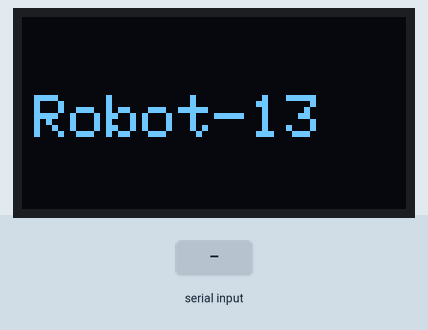
A sketch run on a simulated ESP32. On the bench: 128×64 one-colour display. Inputs (shaded band) come from the test bench. Nothing arrives over Bluetooth unless stated; what the sketch prints to the serial monitor is not drawn.

Above: at 1.2 s.
1.3 s: "5555\n" received over the second serial link
Timing chart, 0 to 4.3 s (numbered marks = the images above; inputs shaded):
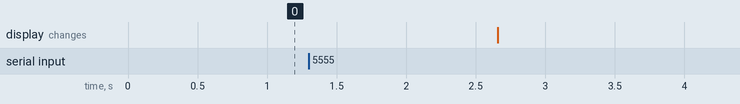

The sketch:

prueba_I2C_bluetooth.ino
```cpp
#include "BluetoothSerial.h" // libreria serial bluetooth
#include <SPI.h>
#include <Wire.h>
#include <Adafruit_GFX.h>
#include <Adafruit_SH110X.h>

#define i2c_Address 0x3c //initialize with the I2C addr 0x3C Typically eBay OLED's
// sda pin 21 scl pin 22
#define ancho 128 // OLED display width, in pixels
#define alto 64 // OLED display height, in pixels
#define OLED_RESET -1   //   QT-PY / XIAO
Adafruit_SH1106G oled = Adafruit_SH1106G(ancho, alto, &Wire, OLED_RESET);


#if !defined(CONFIG_BT_ENABLED) || !defined(CONFIG_BLUEDROID_ENABLED)
#error Bluetooth is not enabled! Please run `make menuconfig` to and enable it
#endif


BluetoothSerial SerialBT; // renombremos bluetoothserial como serialbt


 //variables
String  mensaje1 = "Robot-13";
char mensaje2[5];
String  mensaje3;
int temp;
int ml;


void setup(void) {

  Serial.begin(9600);
  SerialBT.begin("pantalla I2C");                // Bluetooth device name
//  SerialBT.setPin("1234");
//  if (!SerialBT.connect("pantalla I2C"))
//  {
//    SerialBT.print("*U");
//    SerialBT.print("pin");
//    SerialBT.print("*");
//    while(1);
//  }
  Wire.begin();                               // inicializa bus I2C para la OLED
  oled.begin(i2c_Address, true);              // Inicia la pantalla con la direeción en el bus I2C: 0X3D(Proteus)0X3C(Arduino)
  oled.clearDisplay();                        // Borra pantalla
  oled.setTextColor(SH110X_WHITE);            // establece color al unico disponible (pantalla monocromo)
  oled.setTextSize(2);                        // establece tamano de texto
  oled.setCursor(4,26);
  oled.print(mensaje1);                       // escribe en pantalla la variable
  oled.display();
}

void loop() {

   if (SerialBT.available()) {
    mensaje3 = (String)SerialBT.readString();
    ml = mensaje3.length() + 1;
    mensaje3.toCharArray(mensaje2, 5);
    temp = atoi(mensaje2);
    Serial.print(mensaje1);
    Serial.print('\n');
    if(temp == 5555){
        mensaje1 = mensaje3.substring(4,ml);
        Serial.print(mensaje1);
        Serial.print('\n');
        Serial.print(mensaje2);
        Serial.print('\n');
        }
      }
    SerialBT.print("*U");
    SerialBT.print(mensaje1);
    SerialBT.print("*");
    oled.clearDisplay();                           // Borra pantalla
    oled.setTextColor(SH110X_WHITE);               // establece color al unico disponible (pantalla monocromo)
    oled.setTextSize(2);                           // establece tamano de texto
    oled.setCursor(4,26);
    oled.print(mensaje1);                          // escribe en pantalla la variable
    oled.display();
    delay(500);

}
```
